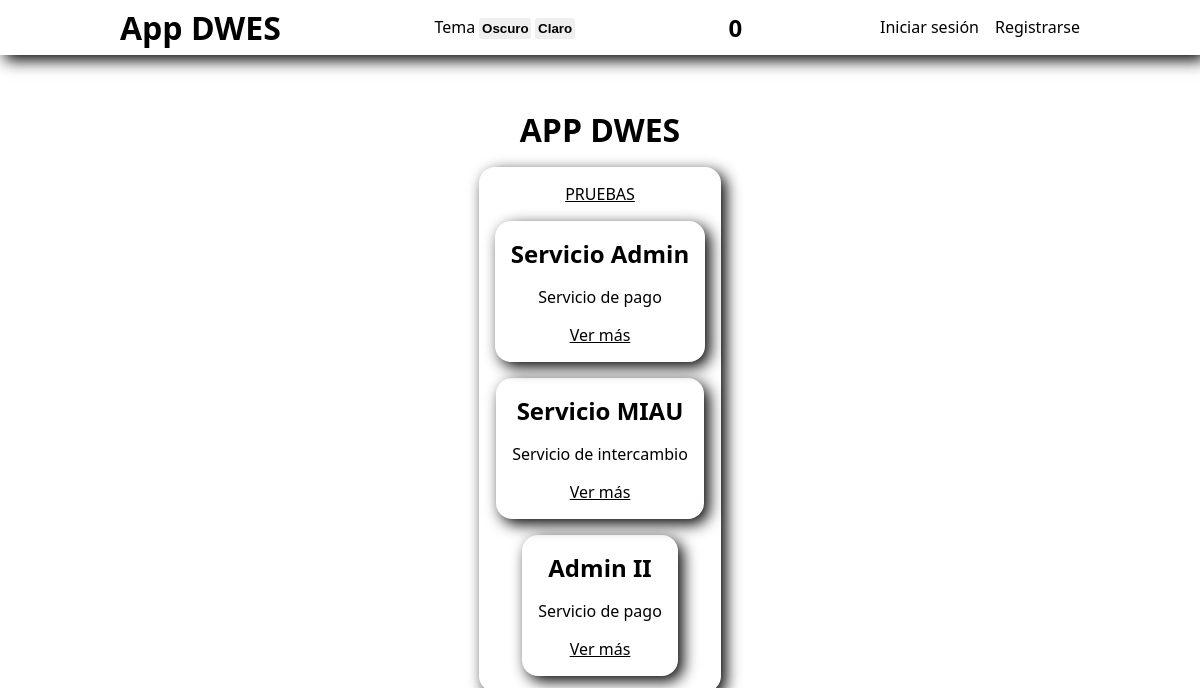
Page /web/index.php on the earlier database version.
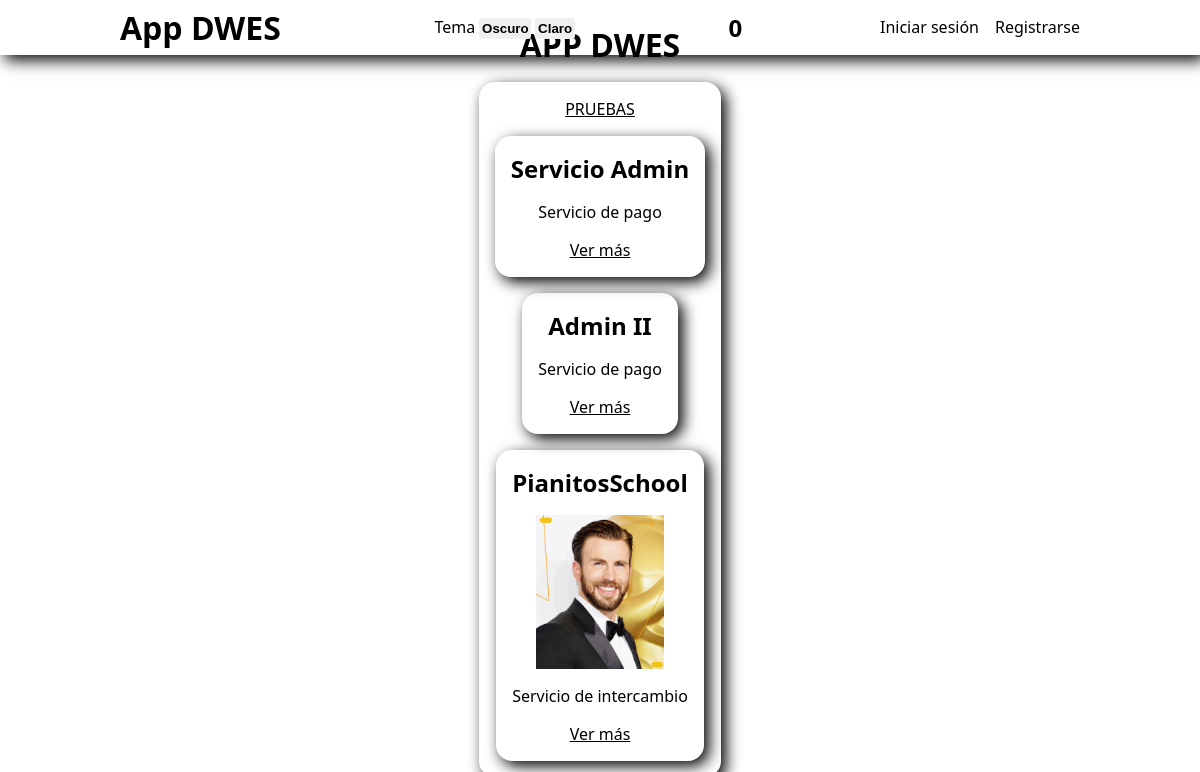
Same page on the later database version.
### tables this page shows
CREATE TABLE `servicios` (
  `id_servicios` int(11) NOT NULL,
  `titulo` varchar(100) NOT NULL,
  `id_user` int(11) NOT NULL,
  `descripcion` varchar(200) NOT NULL,
  `precio` int(11) NOT NULL,
  `tipo` tinyint(1) NOT NULL,
  `foto_servicio` varchar(100) NOT NULL
);

### app/controllers/Controller.php (called while the page is built, shortened)
<?php
class Controller
{
    protected static $ruta_layout = __DIR__ . '/../../web/templates/layout.php';
    public function indice()
    {
        $servicio = new Servicio();
        $servicios = $servicio->getServicios();
        $params = [
            'titulo' => "APP DWES",
            'vista' => 'indice',
            'mensaje' => 'Bienvenido al repositorio de alimentos',
            'servicios' => $servicios
        ];
        require self::$ruta_layout;
    }
}

### app/model/classServicio.php (called while the page is built, shortened)
<?php
require_once('classModelo.php');
class Servicio extends Modelo
{
    private $conexion;
    public function __construct()
    {
        $this->conexion = parent::GetInstance();
    }
    public function getServicios()
    {
        $consulta = "SELECT * FROM servicios";
        $result = $this->conexion->prepare($consulta);
        $result->execute();
        $servicios = $result->fetchAll(PDO::FETCH_ASSOC);
        foreach ($servicios as &$servicio) {
            $servicio["disponibilidades"] = $this->getServicioDisponibilidades($servicio["id_servicios"]);
        }
        return $servicios ? $servicios : false;
    }
    public function getServicioDisponibilidades($id_servicio)
    {
        $consulta = "SELECT * FROM disp_servicio JOIN disponibilidad ON disp_servicio.id_disponibilidad = disponibilidad.id_disponibilidad WHERE disp_servicio.id_servicio = :id_servicio";
        $result = $this->conexion->prepare($consulta);
        $result->bindParam(':id_servicio', $id_servicio);
        $result->execute();
        $resultado = $result->fetchAll(PDO::FETCH_ASSOC);
        $disponibilidades = [];
        foreach ($resultado as $disponibilidad) {
            $disponibilidades[] = ["id_disponibilidad" => $disponibilidad["id_disponibilidad"], "disponibilidad" => $disponibilidad["disponibilidad"]];
        }
        return $disponibilidades;
    }
}

### app/model/classModelo.php (called while the page is built, shortened)
<?php
class Modelo extends PDO
{
    private static $instance = null;
    public static function GetInstance()
    {
        if (self::$instance == null) {
            self::$instance = new self();
        }
        return self::$instance;
    }
}

### web/templates/servicio_mini.php (the view, shortened to what this page needs)
<article class="container">
    <h2 class="accent"> <?= $servicio['titulo'] ?></h2>
    <?php if ($servicio['foto_servicio'] != "") { ?>
        <img src="<?= $servicio['foto_servicio'] ?>" alt="Foto del Servicio">
    <?php } ?>
    <p><?= TIPOS_IDS[$servicio['tipo']] ?></p>
    <a href="index.php?ctl=servicio&id_servicio=<?= $servicio['id_servicios'] ?>">Ver más</a>
</article>

### web/index.php (shortened to what this page needs)
<?php
require("../app/libs/utils.php");
require("../app/libs/componentes.php");
require("../app/controllers/Controller.php");
require("../app/model/classServicio.php");
$map = [
    'indice' => ['controller' => 'Controller', 'action' => 'indice', 'nivel_usuario' => 0],
    'error' => ['controller' => 'Controller', 'action' => 'error', 'nivel_usuario' => 0],
    'registro' => ['controller' => 'ControllerUser', 'action' => 'registro', 'nivel_usuario' => 0],
    'inicio_sesion' => ['controller' => 'ControllerUser', 'action' => 'inicio_sesion', 'nivel_usuario' => 0],
    'cerrar_sesion' => ['controller' => 'ControllerUser', 'action' => 'cerrar_sesion', 'nivel_usuario' => 0],
    'perfil_usuario' => ['controller' => 'ControllerUser', 'action' => 'perfil_usuario', 'nivel_usuario' => 1],
    'perfil_editar' => ['controller' => 'ControllerUser', 'action' => 'perfil_editar', 'nivel_usuario' => 1],
    'lista_usuarios' => ['controller' => 'ControllerUser', 'action' => 'lista_usuarios', 'nivel_usuario' => 2],
    'servicios_alta' => ['controller' => 'ControllerService', 'action' => 'servicios_alta', 'nivel_usuario' => 1],
    'servicios' => ['controller' => 'ControllerService', 'action' => 'servicios', 'nivel_usuario' => 1],
    'servicio' => ['controller' => 'ControllerService', 'action' => 'servicio', 'nivel_usuario' => 1],
    'servicios_usuario' => ['controller' => 'ControllerService', 'action' => 'servicios_usuario', 'nivel_usuario' => 1],
    'admin' => ['controller' => 'ControllerUser', 'action' => 'admin', 'nivel_usuario' => 2],
    'enviar_token' => ['controller' => 'ControllerToken', 'action' => 'enviar_token', 'nivel_usuario' => 0],
    'confirmar_token' => ['controller' => 'ControllerToken', 'action' => 'confirmar_token', 'nivel_usuario' => 0]
];
if (isset($_GET['ctl'])) {
    if (isset($map[$_GET['ctl']])) {
        $ruta = $_GET['ctl'];
    } else {
        header('Location:index.php?ctl=error&error=' . $_GET['ctl']);
    }
} else {
    $ruta = 'indice';
}
$controlador = $map[$ruta];
if (method_exists($controlador['controller'], $controlador['action'])) {
    if ($controlador['nivel_usuario'] <= $_SESSION['nivel']) {
        call_user_func([
            new $controlador['controller'],
            $controlador['action']
        ]);
    } else {
        header('Location:index.php?ctl=inicio_sesion');
    }
}

### web/templates/layout.php (shortened to what this page needs)
<!DOCTYPE html>
<html data-theme="<?= $_COOKIE["esquemaColor"] ?>" lang="es">
<head>
    <link rel="stylesheet" href="styles.css">
</head>
<body>
    <?php
    require("encabezado.php")
    ?>
    <h1><?= $params["titulo"] ?></h1>
    <?php
    require($params["vista"] . ".php");
    ?>
</body>
</html>

### web/templates/encabezado.php (shortened to what this page needs)
<header class="encabezado">
    <div class="encabezado_contenedor">
        <?=
        pintaEnlace("index.php", "<h1>App DWES</h1>", false);
        require("form-color.php");
        ?>
        <h2><?= $_SESSION['nivel'] ?></h2>
        <ul>
            <?php
            switch ($_SESSION["nivel"]) {
                case 0:
                    echo "<li>";
                    echo pintaEnlace("index.php?ctl=inicio_sesion", "Iniciar sesión");
                    echo "</li>";
                    echo "<li>";
                    echo pintaEnlace("index.php?ctl=registro", "Registrarse");
                    echo "</li>";
                    break;
            }
            ?>
        </ul>
    </div>
</header>

### app/libs/componentes.php (shortened to what this page needs)
<?php
function pintaEnlace(string $url, string $texto, bool $enParrafo = true)
{
    if ($enParrafo) {
        return '<p><a href="' . $url . '">' . $texto . '</a></p>';
    } else {
        return '<a href="' . $url . '">' . $texto . '</a>';
    }
}

### web/templates/form-color.php
<form action="" method="post">
    <div class="horizontal">Tema
        <input type="submit" name="nuevoEsquemaColor" value="<?= TEMAS[0] ?>">
        <input type="submit" name="nuevoEsquemaColor" value="<?= TEMAS[1] ?>">
    </div>
</form>

### web/templates/indice.php
<main class="container">
    <a href="/app-dwes/web/pruebas.php">PRUEBAS</a>
    <?php
    if ($params['servicios']) {
        foreach ($params['servicios'] as $servicio) {
            if (!isset($_SESSION["id_user"]) || $_SESSION["id_user"] != $servicio["id_user"])
                require 'templates/servicio_mini.php';
        }
    }
    ?>
</main>

### web/styles.css (style rules this page uses)
* { box-sizing: border-box; margin: 0; padding: 0; }
body::after { content: ""; position: absolute; opacity: 0.1; width: 100%; height: 100%; object-fit: none; background-repeat: no-repeat; background-image: url("../web/src/images/services/MHW.jpg"); background-size: cover; z-index: -1; }
body { position: relative; font-family: system-ui, -apple-system, BlinkMacSystemFont, "Segoe UI", Roboto, Oxygen, Ubuntu, Cantarell, "Open Sans", "Helvetica Neue", sans-serif; min-height: 100dvh; max-width: 100dvw; display: flex; flex-direction: column; flex-wrap: wrap; justify-content: center; align-content: center; justify-items: center; align-items: center; gap: 1rem; background-color: var(--background); color-scheme: var(--theme); color: var(--text); }
.encabezado { display: flex; position: absolute; top: 0; width: 100dvw; padding: 0 1rem; background-color: var(--primary); border-bottom: 0.5rem solid var(--accent); place-items: center; place-content: center; box-shadow: 5px 5px 15px black; color: var(--accent); font-weight: 500; }
.encabezado_contenedor { display: flex; gap: 0.5rem; width: 100%; max-width: 60rem; place-items: center; align-content: center; justify-content: space-between; }
.encabezado form { padding: 1rem; display: flex; place-content: center; column-gap: 0.5rem; place-items: center; flex-wrap: wrap; }
input { border-radius: 0.2rem; padding: 0.1rem; }
.encabezado input { border: 1px solid transparent; color: var(--text); font-weight: 600; transition: 300ms ease; }
.encabezado ul { display: flex; flex-direction: row; gap: 1rem; list-style: none; }
.encabezado a { text-decoration: none; transition: 300ms ease; }
body > h1 { transition: 300ms ease; color: var(--text); place-self: center; }
a, sup { color: var(--accent); }
.container { display: flex; flex-direction: column; gap: 1rem; place-content: center; place-items: center; border: 0.5rem solid var(--secondary); border-radius: 1rem; box-shadow: 5px 5px 15px black; padding: 1rem; }
.horizontal { flex-direction: row; flex-wrap: nowrap; }
form { display: flex; flex-direction: column; gap: 0.5em; align-items: start; }
img { width: 8rem; object-fit: cover; place-self: center; }
.accent { color: var(--accent); }

Differences in the rows shown:
removed servicios: titulo "Servicio MIAU", tipo "Servicio de intercambio"
added servicios: titulo "PianitosSchool", tipo "Servicio de intercambio"
